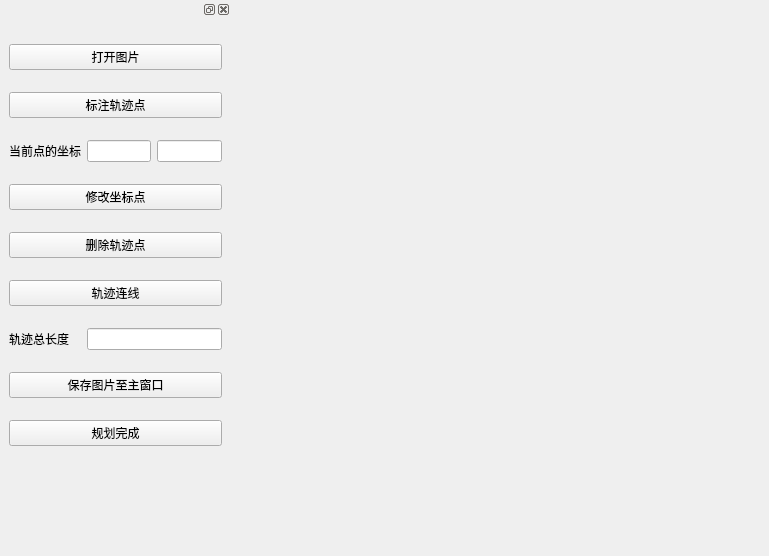
<?xml version="1.0" encoding="UTF-8"?>
<ui version="4.0">
 <class>moniguiji</class>
 <widget class="QWidget" name="moniguiji">
  <property name="geometry">
   <rect>
    <x>0</x>
    <y>0</y>
    <width>769</width>
    <height>556</height>
   </rect>
  </property>
  <property name="windowTitle">
   <string>Form</string>
  </property>
  <widget class="QDockWidget" name="dockWidget">
   <property name="geometry">
    <rect>
     <x>0</x>
     <y>0</y>
     <width>231</width>
     <height>471</height>
    </rect>
   </property>
   <widget class="QWidget" name="dockWidgetContents">
    <layout class="QGridLayout" name="gridLayout">
     <item row="2" column="2">
      <widget class="QLineEdit" name="lineEdit_2"/>
     </item>
     <item row="2" column="1">
      <widget class="QLineEdit" name="lineEdit_3"/>
     </item>
     <item row="1" column="0" colspan="3">
      <widget class="QPushButton" name="pushButton_2">
       <property name="text">
        <string>标注轨迹点</string>
       </property>
      </widget>
     </item>
     <item row="2" column="0">
      <widget class="QLabel" name="label_2">
       <property name="text">
        <string>当前点的坐标</string>
       </property>
      </widget>
     </item>
     <item row="7" column="0" colspan="3">
      <widget class="QPushButton" name="pushButton_6">
       <property name="text">
        <string>保存图片至主窗口</string>
       </property>
      </widget>
     </item>
     <item row="8" column="0" colspan="3">
      <widget class="QPushButton" name="pushButton_3">
       <property name="text">
        <string>规划完成</string>
       </property>
      </widget>
     </item>
     <item row="5" column="0" colspan="3">
      <widget class="QPushButton" name="pushButton_4">
       <property name="text">
        <string>轨迹连线</string>
       </property>
      </widget>
     </item>
     <item row="6" column="0">
      <widget class="QLabel" name="label">
       <property name="text">
        <string>轨迹总长度</string>
       </property>
      </widget>
     </item>
     <item row="4" column="0" colspan="3">
      <widget class="QPushButton" name="pushButton_5">
       <property name="text">
        <string>删除轨迹点</string>
       </property>
      </widget>
     </item>
     <item row="6" column="1" colspan="2">
      <widget class="QLineEdit" name="lineEdit"/>
     </item>
     <item row="0" column="0" colspan="3">
      <widget class="QPushButton" name="pushButton">
       <property name="text">
        <string>打开图片</string>
       </property>
      </widget>
     </item>
     <item row="3" column="0" colspan="3">
      <widget class="QPushButton" name="pushButton_7">
       <property name="text">
        <string>修改坐标点</string>
       </property>
      </widget>
     </item>
    </layout>
   </widget>
  </widget>
 </widget>
 <resources/>
 <connections/>
</ui>
